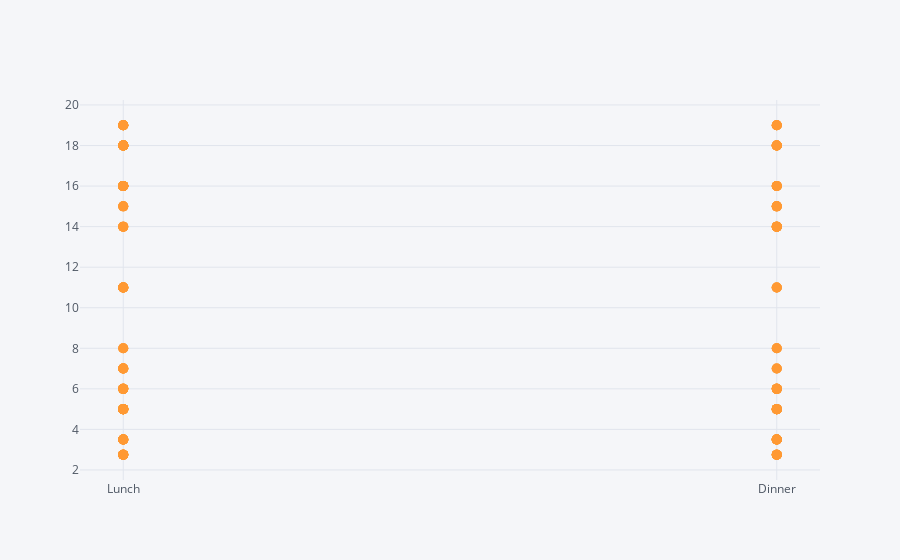

Notebook cell for this chart:
### Code cell
df.iplot(kind='scatter',x='Shift',y='ItemPrice',mode='markers',size=10)

### Figure 1 — Plotly figure (JSON) as saved in the notebook; plotly's stock layout.template omitted (floating-point values rounded to 4 significant figures; data arrays with more than 128 entries replaced by an {"elided": "..."} marker saying what was removed)
{"data": [{"line": {"color": "rgba(255, 153, 51, 1.0)", "dash": "solid", "shape": "linear", "width": 1.3}, "marker": {"size": 10, "symbol": "circle"}, "mode": "markers", "name": "ItemPrice", "text": "", "type": "scatter", "x": {"elided": "200 str values"}, "y": {"elided": "200 float values"}}], "layout": {"legend": {"bgcolor": "#F5F6F9", "font": {"color": "#4D5663"}}, "paper_bgcolor": "#F5F6F9", "plot_bgcolor": "#F5F6F9", "title": {"font": {"color": "#4D5663"}}, "xaxis": {"gridcolor": "#E1E5ED", "showgrid": true, "tickfont": {"color": "#4D5663"}, "title": {"font": {"color": "#4D5663"}, "text": ""}, "zerolinecolor": "#E1E5ED"}, "yaxis": {"gridcolor": "#E1E5ED", "showgrid": true, "tickfont": {"color": "#4D5663"}, "title": {"font": {"color": "#4D5663"}, "text": ""}, "zerolinecolor": "#E1E5ED"}}}
